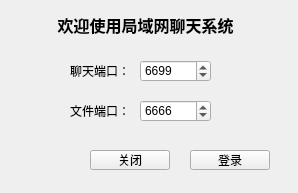
<?xml version="1.0" encoding="UTF-8"?>
<ui version="4.0">
 <class>Login</class>
 <widget class="QDialog" name="Login">
  <property name="geometry">
   <rect>
    <x>0</x>
    <y>0</y>
    <width>298</width>
    <height>193</height>
   </rect>
  </property>
  <property name="minimumSize">
   <size>
    <width>298</width>
    <height>193</height>
   </size>
  </property>
  <property name="maximumSize">
   <size>
    <width>298</width>
    <height>193</height>
   </size>
  </property>
  <property name="windowTitle">
   <string>登录</string>
  </property>
  <property name="windowIcon">
   <iconset resource="images.qrc">
    <normaloff>:/new/tools/images/logo.ico</normaloff>:/new/tools/images/logo.ico</iconset>
  </property>
  <widget class="QDialogButtonBox" name="buttonBox">
   <property name="geometry">
    <rect>
     <x>30</x>
     <y>240</y>
     <width>341</width>
     <height>32</height>
    </rect>
   </property>
   <property name="orientation">
    <enum>Qt::Horizontal</enum>
   </property>
   <property name="standardButtons">
    <set>QDialogButtonBox::Cancel|QDialogButtonBox::Ok</set>
   </property>
  </widget>
  <widget class="QLabel" name="titleLabel">
   <property name="geometry">
    <rect>
     <x>40</x>
     <y>10</y>
     <width>211</width>
     <height>31</height>
    </rect>
   </property>
   <property name="text">
    <string>&lt;html&gt;&lt;head/&gt;&lt;body&gt;&lt;p align=&quot;center&quot;&gt;&lt;span style=&quot; font-size:12pt; font-weight:600;&quot;&gt;欢迎使用局域网聊天系统&lt;/span&gt;&lt;/p&gt;&lt;/body&gt;&lt;/html&gt;</string>
   </property>
  </widget>
  <widget class="QLabel" name="chatLabel">
   <property name="geometry">
    <rect>
     <x>70</x>
     <y>60</y>
     <width>61</width>
     <height>21</height>
    </rect>
   </property>
   <property name="text">
    <string>聊天端口：</string>
   </property>
  </widget>
  <widget class="QLabel" name="fileLabel">
   <property name="geometry">
    <rect>
     <x>70</x>
     <y>100</y>
     <width>61</width>
     <height>21</height>
    </rect>
   </property>
   <property name="text">
    <string>文件端口：</string>
   </property>
  </widget>
  <widget class="QSpinBox" name="chatPortSpinBox">
   <property name="geometry">
    <rect>
     <x>140</x>
     <y>60</y>
     <width>71</width>
     <height>22</height>
    </rect>
   </property>
   <property name="minimum">
    <number>1024</number>
   </property>
   <property name="maximum">
    <number>99999</number>
   </property>
   <property name="value">
    <number>6699</number>
   </property>
  </widget>
  <widget class="QSpinBox" name="filePortSpinBox">
   <property name="geometry">
    <rect>
     <x>140</x>
     <y>100</y>
     <width>71</width>
     <height>22</height>
    </rect>
   </property>
   <property name="minimum">
    <number>1024</number>
   </property>
   <property name="maximum">
    <number>99999</number>
   </property>
   <property name="value">
    <number>6666</number>
   </property>
  </widget>
  <widget class="QPushButton" name="loginPushButton">
   <property name="geometry">
    <rect>
     <x>190</x>
     <y>150</y>
     <width>80</width>
     <height>20</height>
    </rect>
   </property>
   <property name="text">
    <string>登录</string>
   </property>
  </widget>
  <widget class="QPushButton" name="closePushButton">
   <property name="geometry">
    <rect>
     <x>90</x>
     <y>150</y>
     <width>80</width>
     <height>20</height>
    </rect>
   </property>
   <property name="text">
    <string>关闭</string>
   </property>
  </widget>
 </widget>
 <resources>
  <include location="images.qrc"/>
 </resources>
 <connections>
  <connection>
   <sender>buttonBox</sender>
   <signal>accepted()</signal>
   <receiver>Login</receiver>
   <slot>accept()</slot>
   <hints>
    <hint type="sourcelabel">
     <x>248</x>
     <y>254</y>
    </hint>
    <hint type="destinationlabel">
     <x>157</x>
     <y>274</y>
    </hint>
   </hints>
  </connection>
  <connection>
   <sender>buttonBox</sender>
   <signal>rejected()</signal>
   <receiver>Login</receiver>
   <slot>reject()</slot>
   <hints>
    <hint type="sourcelabel">
     <x>316</x>
     <y>260</y>
    </hint>
    <hint type="destinationlabel">
     <x>286</x>
     <y>274</y>
    </hint>
   </hints>
  </connection>
 </connections>
</ui>
